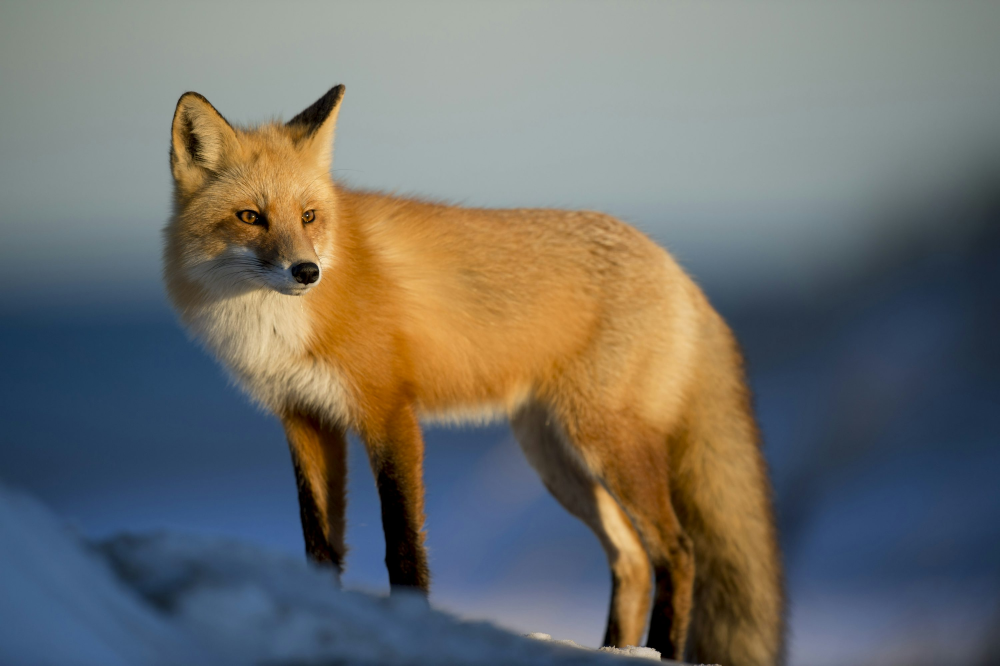
#> input picture Image Puzzle/photo-1474511320723-9a56873867b5.jpeg, 3000 x 1997 px, found by its file name (shown at 1/3 size)
$ python ML_Homework_SourceCode.py
#> lines starting #> are read from the running program, lines starting #| are printed output that depends on the picture
from PIL import Image
import random
import matplotlib.pyplot as plt

# Load and convert the image to grayscale
def load_image(image_path, size=(300, 300)):
#> called with size = (300, 300)
    image = Image.open(image_path).convert("L")  # Convert to grayscale
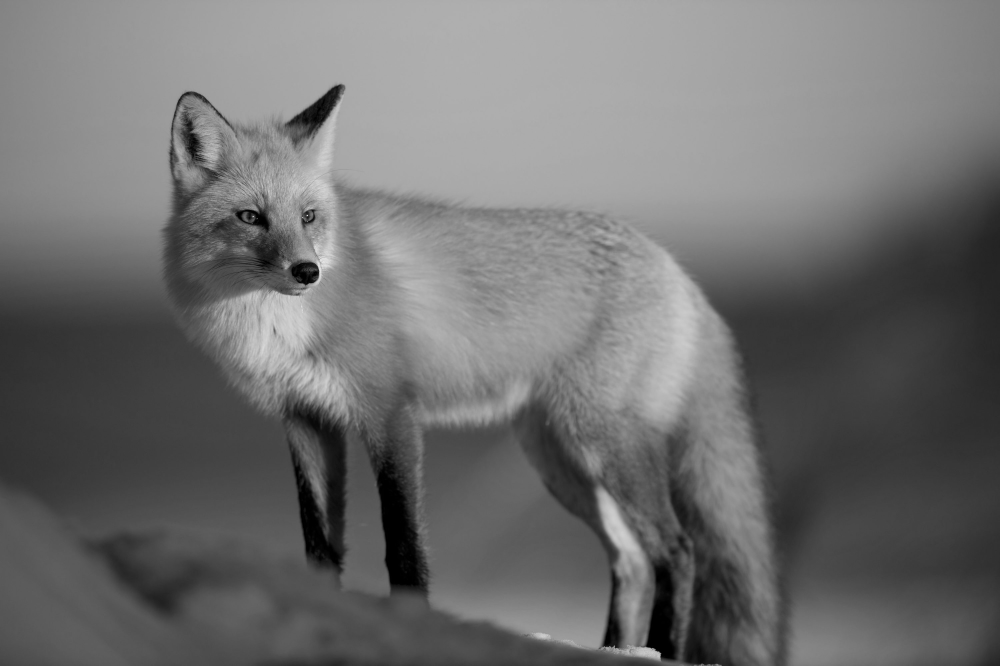
#> image: PIL image 3000x1997 L (shown at 1/3 size); min 0, max 253, mean 110.9
    resized_image = image.resize(size)  # Resize for manageability
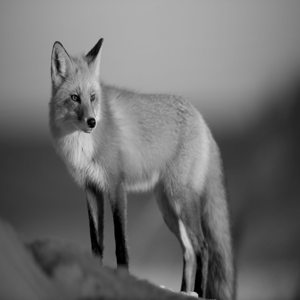
#> resized_image: PIL image 300x300 L; min 0, max 222, mean 110.9
    resized_image.save("C:/Users/User/Desktop/ML/resized_image.jpeg")  # Save resized image
    return resized_image

# Split image into tiles and save them
def split_image(image, matrix_size=3):
#> called with matrix_size = 3
    tile_width = image.width // matrix_size
#> tile_width = 100
    tile_height = image.height // matrix_size
#> tile_height = 100
    tiles = [
        image.crop((j * tile_width, i * tile_height, (j + 1) * tile_width, (i + 1) * tile_height))
        for i in range(matrix_size) for j in range(matrix_size)
    ]
#> tiles = 9 items
    for idx, tile in enumerate(tiles):
        tile.save(f"C:/Users/User/Desktop/ML/tile_{idx + 1}.jpeg")  # Save each tile
#> this loop made 9 passes
#> pass 1, in split_image, `tile.save(f"C:/Users/User/Desktop/ML/tile_{idx + 1}.jpeg")`:
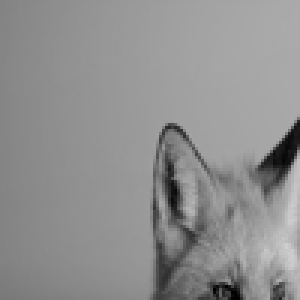
#> saved as tile_1.jpeg: PIL image 100x100 L (shown 3 times larger); min 0, max 207, mean 143.7
#> pass 2, in split_image, `tile.save(f"C:/Users/User/Desktop/ML/tile_{idx + 1}.jpeg")`:
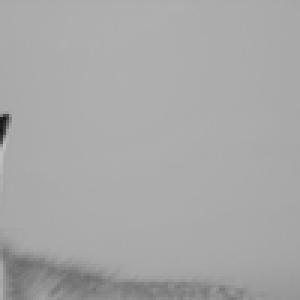
#> saved as tile_2.jpeg: PIL image 100x100 L (shown 3 times larger); min 23, max 191, mean 167.4
    return tiles, tile_width, tile_height

# Fitness function
def calculate_fitness(individual, original_tiles):
    correct_tiles = sum(1 for ind_tile, orig_tile in zip(individual, original_tiles) if ind_tile == orig_tile)
    return correct_tiles / len(original_tiles)

# Uniform crossover
def uniform_crossover(parent1, parent2):
    offspring1, offspring2 = [], []
    for gene1, gene2 in zip(parent1, parent2):
        if random.random() < 0.5:
            offspring1.append(gene1)
            offspring2.append(gene2)
        else:
            offspring1.append(gene2)
            offspring2.append(gene1)
    return offspring1, offspring2

# Swap mutation
def swap_mutation(individual, mutation_rate):
    mutated = individual.copy()
    if random.random() < mutation_rate:
        idx1, idx2 = random.sample(range(len(mutated)), 2)
        mutated[idx1], mutated[idx2] = mutated[idx2], mutated[idx1]
    return mutated

# Combine tiles into a full image
def combine_image(individual, tile_width, tile_height, image_size):
    combined_image = Image.new('L', image_size)
    for i, tile in enumerate(individual):
        x_offset = (i % 3) * tile_width
        y_offset = (i // 3) * tile_height
        combined_image.paste(tile, (x_offset, y_offset))
    return combined_image

# Create the next generation
def create_next_generation(elite_individuals, population_size, mutation_rate):
    next_generation = [individual for individual, _ in elite_individuals]
    while len(next_generation) < population_size:
        parent1, parent2 = random.sample([ind for ind, _ in elite_individuals], 2)
        offspring1, offspring2 = uniform_crossover(parent1, parent2)
        offspring1 = swap_mutation(offspring1, mutation_rate)
        offspring2 = swap_mutation(offspring2, mutation_rate)
        next_generation.append(offspring1)
        if len(next_generation) < population_size:
            next_generation.append(offspring2)
    return next_generation

# Plot and save fitness evolution
def plot_fitness_evolution(generations, fitness_values):
    plt.figure(figsize=(10, 6))
    plt.plot(generations, fitness_values, marker='o', linestyle='-', label='Best Fitness')
    plt.title("Fitness Evolution Over Generations")
    plt.xlabel("Generation")
    plt.ylabel("Fitness Score")
    plt.legend()
    plt.grid()
    plt.savefig("C:/Users/User/Desktop/ML/fitness_evolution.png")
    plt.show()

# Main genetic algorithm
def genetic_algorithm(image_path, matrix_size=3, population_size=20, mutation_rate=0.2, max_no_improvement=50):
    resized_image = load_image(image_path)
    original_tiles, tile_width, tile_height = split_image(resized_image, matrix_size)
#> original_tiles = 9 items; tile_width = 100; tile_height = 100
    current_population = [random.sample(original_tiles, len(original_tiles)) for _ in range(population_size)]
#> current_population = 20 items
    generation = 0
    best_fitness = 0
    no_improvement_generations = 0
    fitness_values = []
    generations = []

    while best_fitness < 1.0:  # Continue until perfect match
        generation += 1
        fitness_scores = [calculate_fitness(ind, original_tiles) for ind in current_population]
        population_with_fitness = list(zip(current_population, fitness_scores))
        sorted_population = sorted(population_with_fitness, key=lambda x: x[1], reverse=True)

        # Record fitness evolution
        current_best_fitness = sorted_population[0][1]
        fitness_values.append(current_best_fitness)
        generations.append(generation)


        # Save improved solutions
        if current_best_fitness > best_fitness:
            best_fitness = current_best_fitness
            no_improvement_generations = 0
            best_individual = sorted_population[0][0]
            combined_image = combine_image(best_individual, tile_width, tile_height, resized_image.size)
            combined_image.save(f"C:/Users/User/Desktop/ML/improved_gen_{generation}_fitness_{best_fitness:.2f}.jpeg")


        else:
            no_improvement_generations += 1

        # Reinitialize if no improvement for too long
        if no_improvement_generations >= max_no_improvement:
            print("Reinitializing population...")
            current_population = [random.sample(original_tiles, len(original_tiles)) for _ in range(population_size)]
            no_improvement_generations = 0
            continue

        # Create the next generation
        elite_individuals = sorted_population[:2]
        current_population = create_next_generation(elite_individuals, population_size, mutation_rate)
#> this loop made 837 passes
#> (current_best_fitness, best_fitness) on passes 1, 2, 4, 13: (0.222, 0.222), (0.333, 0.333), (0.556, 0.556), (0.667, 0.667)
#> current_best_fitness on passes 3, 5, 6, 7, 8, 9: 0.333, 0.556, 0.556, 0.556, 0.556, 0.556
#> pass 1, in genetic_algorithm, `combined_image = combine_image(best_individual, tile_width, tile_heigh..`:
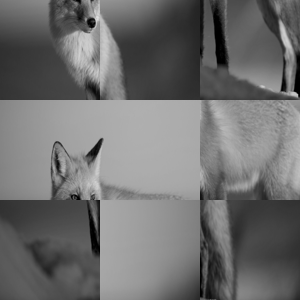
#> combined_image: PIL image 300x300 L; min 0, max 222, mean 110.9
#> pass 2, in genetic_algorithm, `combined_image = combine_image(best_individual, tile_width, tile_heigh..`:
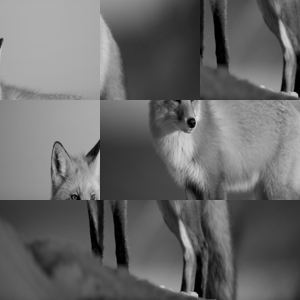
#> combined_image: PIL image 300x300 L; min 0, max 222, mean 104.5

    # Save the best individual
    best_individual, best_fitness = sorted_population[0]
    best_image = combine_image(best_individual, tile_width, tile_height, resized_image.size)
    best_image.save(f"C:/Users/User/Desktop/ML/best_solution_fitness_{best_fitness:.2f}.jpeg")

    # Plot fitness evolution
    plot_fitness_evolution(generations, fitness_values)
#> in plot_fitness_evolution, `plt.savefig("C:/Users/User/Desktop/ML/fitness_evolution.png")`:
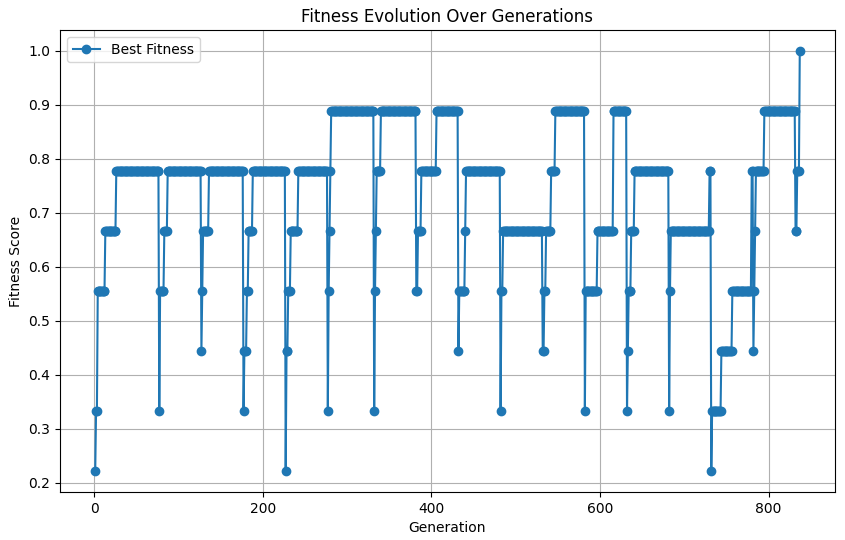
#> figure drawn by matplotlib, 1 panel; curve peaks at x = 837, y = 1

    return f"C:/Users/User/Desktop/ML/best_solution_fitness_{best_fitness:.2f}.jpeg", "C:/Users/User/Desktop/ML/fitness_evolution.png"

# Run the algorithm
image_path = "C:/Users/User/Desktop/ML/photo-1474511320723-9a56873867b5.jpeg"  # Replace with your image path
genetic_algorithm(image_path)

$ run again, with Image Puzzle/improved_gen_11_fitness_0.67.jpeg copied over Image Puzzle/photo-1474511320723-9a56873867b5.jpeg
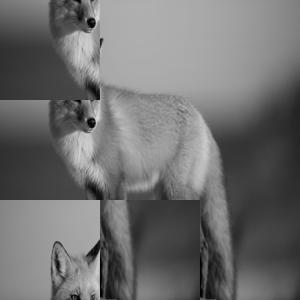
#> input picture Image Puzzle/improved_gen_11_fitness_0.67.jpeg, 300 x 300 px, found by its file name
#> in load_image, image is the input picture: PIL image 300x300 L; min 0, max 219, mean 111.4
#> tiles = 9 items
#> the loop in split_image, `for idx, tile in enumerate(tiles):` made 9 passes
#> pass 1, in split_image, `tile.save(f"C:/Users/User/Desktop/ML/tile_{idx + 1}.jpeg")`:
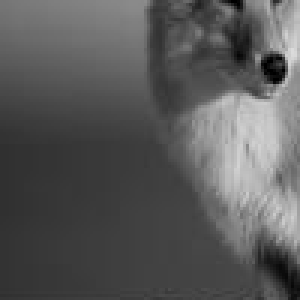
#> saved as tile_1.jpeg: PIL image 100x100 L (shown 3 times larger); min 0, max 219, mean 89.2
#> in genetic_algorithm, `original_tiles, tile_width, tile_height = split_image(resized_image, m..`: tile_width = 100
#> in genetic_algorithm, `current_population = [random.sample(original_tiles, len(original_tiles..`: current_population = 20 items
#> the loop in genetic_algorithm, `while best_fitness < 1.0:` made 837 passes
#> (current_best_fitness, best_fitness) on passes 1, 2, 4, 13: (0.222, 0.222), (0.333, 0.333), (0.556, 0.556), (0.667, 0.667)
#> pass 2, in genetic_algorithm, `combined_image = combine_image(best_individual, tile_width, tile_heigh..`:
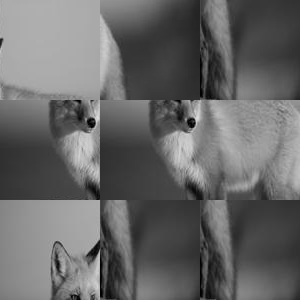
#> combined_image: PIL image 300x300 L; min 0, max 219, mean 103.9
